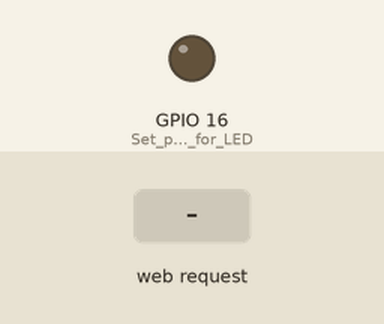
The sketch below on a simulated ESP8266 (NodeMCU). Shown: output pins drawn as LEDs (lit = HIGH). Inputs (shaded band) come from the test bench. What the sketch prints to the serial monitor is not drawn.

Above: at 1.2 s.
1.3 s: HTTP request GET /led received
At 1.6 s:
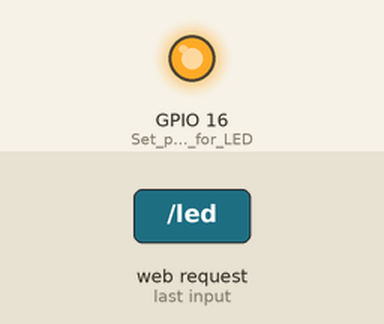
2.8 s: HTTP request GET /led?state=0 received
At 3.9 s:
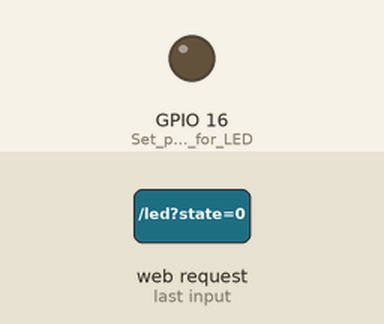
4.3 s: HTTP request GET /led?state=1 received
At 5.1 s:
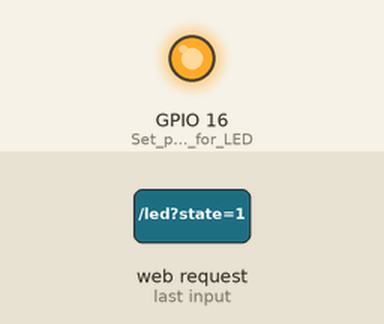
Timing chart, 0 to 7.3 s (numbered marks = the images above; inputs shaded):
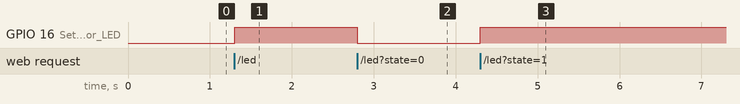

The sketch:

LED_server.ino
```cpp
//https://github.com/esp8266/ESPWebServer
#include <ESP8266WebServer.h>//Download this library from the link above which helps convert NodeMCU into a server
const char username[]="username";//Give any username(SSID) to the NodeMCU
const char password[]="password";//Give any password(password) to the NodeMCU
ESP8266WebServer server;//name the server
void setup() {
  pinMode(16,OUTPUT);//Set pinmode for LED
  Serial.begin(115200);//set baud rate
  Serial.println("\nConfiguring access point....");//Print if run successfully
  WiFi.softAP(username,password);//Set up the server
  IPAddress myIP=WiFi.softAPIP();//Fetch the IP address of the server and store it in myIP variable
  Serial.print("AP IP address: ");//Print the IP address
  Serial.println(myIP); //The IP address gets printed
  server.on("/led",led);//Extension for the IP address
  server.begin();//Start the server
  Serial.println("HTTP server started");//Confirmation that the server has started
}

void loop() {
  // put your main code here, to run repeatedly:
  server.handleClient();//The server stays on until the connection is removed
}
void led()
{
  //myHTML contains the HTML code of the website with buttons that represent the state of the LED.
  //This code can be edited according to the application and need of the user.
  String myhtml="<html><head><title>Webserver</title></head><body style=\"background-color: cyan\"><h1><center>IOT LED</center></h1><form><center><button type=\"submit\" name=\"state\" value=\"0\">LED ON</button></center><center><button type=\"submit\" name=\"state\" value=\"1\">LED OFF</button></center></form></body></html>";
  if (server.arg("state")=="0")//State of the LED
  {
  digitalWrite(16,LOW);//For Common Anode LED it turns on and off for Common Cathode
  }
  else
  {
  digitalWrite(16,HIGH);//For Common Anode LED it turns off and on for Common Cathode
  }
  server.send(200, "text/html",myhtml);//Sends the HTML page to the server
}
```

Measured:
- after the input at 1.3 s, GPIO 16 (Set_pinmode_for_LED): LOW → HIGH at once
- after the input at 2.8 s, GPIO 16 (Set_pinmode_for_LED): HIGH → LOW at once
- after the input at 4.3 s, GPIO 16 (Set_pinmode_for_LED): LOW → HIGH at once
